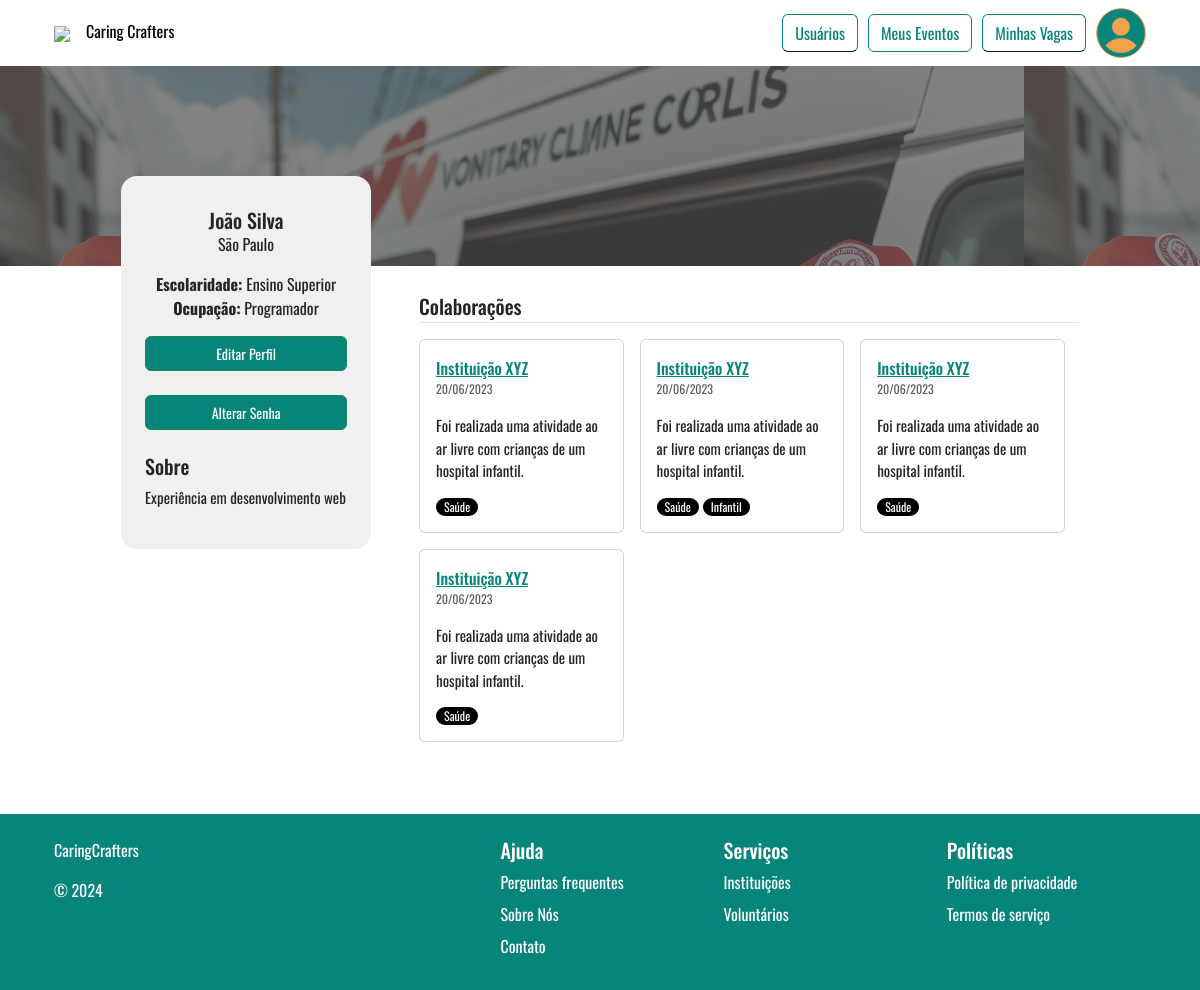
Screenshot of /profile_volunteer.php (signed in) with the database file from the repository.
### tables this page shows
CREATE TABLE Usuario (
    nome VARCHAR(100) NOT NULL,
    sobrenome VARCHAR(100) NOT NULL,
    cpf VARCHAR(15) NOT NULL UNIQUE,
    email VARCHAR(100) NOT NULL UNIQUE,
    telefone VARCHAR(50) NOT NULL,
    cep VARCHAR(20) NOT NULL,
    cidade VARCHAR(100) NOT NULL,
    dataDeNascimento DATE NOT NULL,
    genero VARCHAR(50),
    estadoCivil VARCHAR(50),
    escolaridade VARCHAR(50),
    nacionalidade VARCHAR(50) NOT NULL,
    ocupacao VARCHAR(100) NOT NULL,
    experienciaPrevia TEXT,
    foto MEDIUMBLOB NULL,
    senha VARCHAR(32) NOT NULL,
    id_user INTEGER PRIMARY KEY AUTO_INCREMENT
);

### profile_volunteer.php (the view, shortened to what this page needs)
<!DOCTYPE html>
<?php
if (!isset($_SESSION['id'])) {
    header("Location: login.php");
    exit();
}
else{
    include('./banco_de_dados/connectTeste.php');
    $userID = $_SESSION['id'];
    $sql = "SELECT * FROM usuario WHERE id_user = $userID";
    $result = $conn->query($sql);
    if ($result->num_rows > 0) {
        $userData = $result->fetch_assoc();
        $nome = $userData['nome'];
        $sobrenome = $userData['sobrenome'];
        $cidade = $userData['cidade'];
        $escolaridade = $userData['escolaridade'];
        $ocupacao = $userData['ocupacao'];
        $experienciaPrevia = $userData['experienciaPrevia'];
    } else {
        echo "No user found with ID: $userID";
    }
}
?>
<html lang="en">
<head>
    <link rel="stylesheet" href="./style/setup.css">
    <link rel="stylesheet" href="./style/profile.css">
    <link rel="stylesheet" href="https://cdn.jsdelivr.net/npm/bootstrap@5.3.0-alpha1/dist/css/bootstrap.min.css">
</head>
<body>
    <?php
    if (!isset($_SESSION['id'])) {
        include('./components/navbar_index.php');
    } else {
        if($_SESSION['tipoCadastro'] === 'usuario') {
            include("./components/navbar_logado_usuario.php");
        } elseif ($_SESSION['tipoCadastro'] === 'instituicao') {
            include("./components/navbar_logado_instituicao.php");
        }
    }
    ?>
    <section class="w-100 h-100">
        <div class="w-full">
            <div class="profile-banner" style="background-image: url('./assets/images/agua.jpeg')" alt="">
                <div class="banner-overlay"></div>
            </div>
        </div>
        <div class="d-flex justify-content-center gap-5 mb-5 profile-layout">
            <div class="position-relative p-4 d-flex flex-column rounded-4" style="width: 250px; background: #F0F0F0; top: -90px; height: fit-content">
                <div class="text-center mb-3">
                    <h5 class="mb-0"><?php echo $nome;?> <?php echo $sobrenome;?></h5>
                    <p><?php echo $cidade;?></p>
                    <p class="mb-0"><strong>Escolaridade:</strong> <?php echo $escolaridade;?></p>
                    <p class="mb-0"><strong>Ocupação:</strong> <?php echo $ocupacao;?></p>
                </div>
                <button type="button" class="btn btn-success mb-4" style="font-size: 14px" data-bs-toggle="modal" data-bs-target="#exampleModal">Editar Perfil</button>
                <a class="col-12" href="./changePassword.php"><button type="button" class="btn btn-success mb-4 col-12" style="font-size: 14px" >Alterar Senha</button></a>
                <div class="text-start">
                    <h5>Sobre</h5>
                    <p class="fw-normal" style="font-size: 15px"><?php
                            if (strlen($experienciaPrevia) > 0) {
                                echo $experienciaPrevia;
                            } else {
                                echo "Nenhuma informação disponível.";
                            }
                        ?></p>
                </div>
            </div>
            <div class="py-4" style="width: 55%; max-width: 835px">
                <h5 class="border-1 border-bottom py-1 mb-3">Colaborações</h5>
                <div class="grid row row-cols-auto gap-3 row-gap-3 mx-auto">
                    <div class="card p-0" style="width: 31%">
                        <div class="card-body">
                            <a href="" class="text=decoration-underline fw-medium" style="color: #07857A">Instituição XYZ</a>
                            <p class="card-text text-body-secondary" style="font-size: 12px">20/06/2023</p>
                            <p class="card-text" style="font-size: 15px">Foi realizada uma atividade ao ar livre com crianças de um hospital infantil.</p>
                            <div class="d-flex gap-1">
                                <span class="py-0 px-2 bg-black rounded-pill text-white" style="font-size: 12px;">Saúde</span>
                            </div>
                        </div>
                    </div>
                    <div class="card p-0" style="width: 31%">
                        <div class="card-body">
                            <a href="" class="text=decoration-underline fw-medium" style="color: #07857A">Instituição XYZ</a>
                            <p class="card-text text-body-secondary" style="font-size: 12px">20/06/2023</p>
                            <p class="card-text" style="font-size: 15px">Foi realizada uma atividade ao ar livre com crianças de um hospital infantil.</p>
                            <div class="d-flex gap-1">
                                <span class="py-0 px-2 bg-black rounded-pill text-white" style="font-size: 12px;">Saúde</span>
                                <span class="py-0 px-2 bg-black rounded-pill text-white" style="font-size: 12px;">Infantil</span>
                            </div>
                        </div>
                    </div>
                    <div class="card p-0" style="width: 31%">
                        <div class="card-body">
                            <a href="" class="text=decoration-underline fw-medium" style="color: #07857A">Instituição XYZ</a>
                            <p class="card-text text-body-secondary" style="font-size: 12px">20/06/2023</p>
                            <p class="card-text" style="font-size: 15px">Foi realizada uma atividade ao ar livre com crianças de um hospital infantil.</p>
                            <div class="d-flex gap-1">
                                <span class="py-0 px-2 bg-black rounded-pill text-white" style="font-size: 12px;">Saúde</span>
                            </div>
                        </div>
                    </div>
                    <div class="card p-0" style="width: 31%">
                        <div class="card-body">
                            <a href="" class="text=decoration-underline fw-medium" style="color: #07857A">Instituição XYZ</a>
                            <p class="card-text text-body-secondary" style="font-size: 12px">20/06/2023</p>
                            <p class="card-text" style="font-size: 15px">Foi realizada uma atividade ao ar livre com crianças de um hospital infantil.</p>
                            <div class="d-flex gap-1">
                                <span class="py-0 px-2 bg-black rounded-pill text-white" style="font-size: 12px;">Saúde</span>
                            </div>
                        </div>
                    </div>
                </div>
            </div>
        </div>
    </section>
    <?php include('./components/footer.php') ?>
</body>
</html>

### style/setup.css (style rules this page uses)
* { font-family: "Oswald", sans-serif; font-optical-sizing: auto; }
.btn-success { background-color: #07857a !important; }

### style/profile.css (style rules this page uses)
h5 { color: #343738; }
.profile-banner { width: 100%; height: 200px; opacity: 80%; object-fit: cover; object-position: center; }
.banner-overlay { width: 100%; height: 200px; background: rgba(0, 0, 0, 0.6); }

### rows the page displays
usuario: nome "João", sobrenome "Silva", cidade "São Paulo", escolaridade "Ensino Superior", ocupacao "Programador", experienciaPrevia "Experiência em desenvolvimento web"
